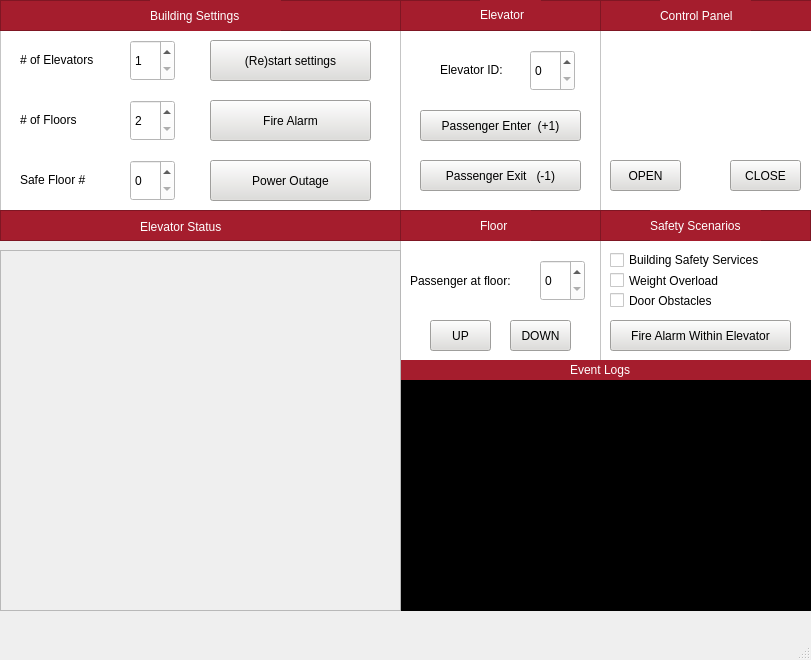
<?xml version="1.0" encoding="UTF-8"?>
<ui version="4.0">
 <class>MainWindow</class>
 <widget class="QMainWindow" name="MainWindow">
  <property name="geometry">
   <rect>
    <x>0</x>
    <y>0</y>
    <width>811</width>
    <height>660</height>
   </rect>
  </property>
  <property name="windowTitle">
   <string>MainWindow</string>
  </property>
  <widget class="QWidget" name="centralwidget">
   <widget class="QFrame" name="setupFrame">
    <property name="geometry">
     <rect>
      <x>0</x>
      <y>30</y>
      <width>401</width>
      <height>191</height>
     </rect>
    </property>
    <property name="styleSheet">
     <string notr="true">background-color: rgb(255, 255, 255);</string>
    </property>
    <property name="frameShape">
     <enum>QFrame::StyledPanel</enum>
    </property>
    <property name="frameShadow">
     <enum>QFrame::Raised</enum>
    </property>
    <widget class="QLabel" name="numElevatorsLabel">
     <property name="geometry">
      <rect>
       <x>20</x>
       <y>20</y>
       <width>91</width>
       <height>20</height>
      </rect>
     </property>
     <property name="text">
      <string># of Elevators</string>
     </property>
    </widget>
    <widget class="QLabel" name="numFloorsLabel">
     <property name="geometry">
      <rect>
       <x>20</x>
       <y>80</y>
       <width>81</width>
       <height>20</height>
      </rect>
     </property>
     <property name="text">
      <string># of Floors</string>
     </property>
    </widget>
    <widget class="QSpinBox" name="numElevatorsSpin">
     <property name="geometry">
      <rect>
       <x>130</x>
       <y>10</y>
       <width>45</width>
       <height>41</height>
      </rect>
     </property>
     <property name="minimum">
      <number>1</number>
     </property>
     <property name="maximum">
      <number>4</number>
     </property>
    </widget>
    <widget class="QSpinBox" name="numFloorsSpin">
     <property name="geometry">
      <rect>
       <x>130</x>
       <y>70</y>
       <width>45</width>
       <height>41</height>
      </rect>
     </property>
     <property name="minimum">
      <number>2</number>
     </property>
     <property name="maximum">
      <number>8</number>
     </property>
    </widget>
    <widget class="QLabel" name="safeFloorLabel">
     <property name="geometry">
      <rect>
       <x>20</x>
       <y>140</y>
       <width>81</width>
       <height>20</height>
      </rect>
     </property>
     <property name="text">
      <string>Safe Floor #</string>
     </property>
    </widget>
    <widget class="QSpinBox" name="safeFloorSpin">
     <property name="geometry">
      <rect>
       <x>130</x>
       <y>130</y>
       <width>45</width>
       <height>41</height>
      </rect>
     </property>
     <property name="minimum">
      <number>0</number>
     </property>
     <property name="maximum">
      <number>1</number>
     </property>
    </widget>
    <widget class="QPushButton" name="rebuildButton">
     <property name="geometry">
      <rect>
       <x>210</x>
       <y>10</y>
       <width>161</width>
       <height>41</height>
      </rect>
     </property>
     <property name="styleSheet">
      <string notr="true">background-color: rgb(222, 221, 218);</string>
     </property>
     <property name="text">
      <string>(Re)start settings</string>
     </property>
    </widget>
    <widget class="QPushButton" name="fireAlarmButton">
     <property name="geometry">
      <rect>
       <x>210</x>
       <y>70</y>
       <width>161</width>
       <height>41</height>
      </rect>
     </property>
     <property name="styleSheet">
      <string notr="true">background-color: rgb(222, 221, 218);</string>
     </property>
     <property name="text">
      <string>Fire Alarm</string>
     </property>
    </widget>
    <widget class="QPushButton" name="outageButton">
     <property name="geometry">
      <rect>
       <x>210</x>
       <y>130</y>
       <width>161</width>
       <height>41</height>
      </rect>
     </property>
     <property name="styleSheet">
      <string notr="true">background-color: rgb(222, 221, 218);</string>
     </property>
     <property name="text">
      <string>Power Outage</string>
     </property>
    </widget>
   </widget>
   <widget class="QFrame" name="currentElevatorFrame">
    <property name="geometry">
     <rect>
      <x>400</x>
      <y>0</y>
      <width>201</width>
      <height>361</height>
     </rect>
    </property>
    <property name="styleSheet">
     <string notr="true">background-color: rgb(255, 255, 255);</string>
    </property>
    <property name="frameShape">
     <enum>QFrame::StyledPanel</enum>
    </property>
    <property name="frameShadow">
     <enum>QFrame::Raised</enum>
    </property>
    <widget class="QFrame" name="currentElevatorTitle">
     <property name="geometry">
      <rect>
       <x>0</x>
       <y>0</y>
       <width>201</width>
       <height>31</height>
      </rect>
     </property>
     <property name="styleSheet">
      <string notr="true">background-color: rgb(165, 29, 45);</string>
     </property>
     <property name="frameShape">
      <enum>QFrame::StyledPanel</enum>
     </property>
     <property name="frameShadow">
      <enum>QFrame::Raised</enum>
     </property>
     <widget class="QLabel" name="currentElevatorLabel">
      <property name="geometry">
       <rect>
        <x>80</x>
        <y>-1</y>
        <width>61</width>
        <height>31</height>
       </rect>
      </property>
      <property name="palette">
       <palette>
        <active>
         <colorrole role="WindowText">
          <brush brushstyle="SolidPattern">
           <color alpha="255">
            <red>255</red>
            <green>255</green>
            <blue>255</blue>
           </color>
          </brush>
         </colorrole>
         <colorrole role="Button">
          <brush brushstyle="SolidPattern">
           <color alpha="255">
            <red>165</red>
            <green>29</green>
            <blue>45</blue>
           </color>
          </brush>
         </colorrole>
         <colorrole role="Text">
          <brush brushstyle="SolidPattern">
           <color alpha="255">
            <red>255</red>
            <green>255</green>
            <blue>255</blue>
           </color>
          </brush>
         </colorrole>
         <colorrole role="ButtonText">
          <brush brushstyle="SolidPattern">
           <color alpha="255">
            <red>255</red>
            <green>255</green>
            <blue>255</blue>
           </color>
          </brush>
         </colorrole>
         <colorrole role="Base">
          <brush brushstyle="SolidPattern">
           <color alpha="255">
            <red>165</red>
            <green>29</green>
            <blue>45</blue>
           </color>
          </brush>
         </colorrole>
         <colorrole role="Window">
          <brush brushstyle="SolidPattern">
           <color alpha="255">
            <red>165</red>
            <green>29</green>
            <blue>45</blue>
           </color>
          </brush>
         </colorrole>
         <colorrole role="PlaceholderText">
          <brush brushstyle="SolidPattern">
           <color alpha="255">
            <red>255</red>
            <green>255</green>
            <blue>255</blue>
           </color>
          </brush>
         </colorrole>
        </active>
        <inactive>
         <colorrole role="WindowText">
          <brush brushstyle="SolidPattern">
           <color alpha="255">
            <red>255</red>
            <green>255</green>
            <blue>255</blue>
           </color>
          </brush>
         </colorrole>
         <colorrole role="Button">
          <brush brushstyle="SolidPattern">
           <color alpha="255">
            <red>165</red>
            <green>29</green>
            <blue>45</blue>
           </color>
          </brush>
         </colorrole>
         <colorrole role="Text">
          <brush brushstyle="SolidPattern">
           <color alpha="255">
            <red>255</red>
            <green>255</green>
            <blue>255</blue>
           </color>
          </brush>
         </colorrole>
         <colorrole role="ButtonText">
          <brush brushstyle="SolidPattern">
           <color alpha="255">
            <red>255</red>
            <green>255</green>
            <blue>255</blue>
           </color>
          </brush>
         </colorrole>
         <colorrole role="Base">
          <brush brushstyle="SolidPattern">
           <color alpha="255">
            <red>165</red>
            <green>29</green>
            <blue>45</blue>
           </color>
          </brush>
         </colorrole>
         <colorrole role="Window">
          <brush brushstyle="SolidPattern">
           <color alpha="255">
            <red>165</red>
            <green>29</green>
            <blue>45</blue>
           </color>
          </brush>
         </colorrole>
         <colorrole role="PlaceholderText">
          <brush brushstyle="SolidPattern">
           <color alpha="255">
            <red>255</red>
            <green>255</green>
            <blue>255</blue>
           </color>
          </brush>
         </colorrole>
        </inactive>
        <disabled>
         <colorrole role="WindowText">
          <brush brushstyle="SolidPattern">
           <color alpha="255">
            <red>255</red>
            <green>255</green>
            <blue>255</blue>
           </color>
          </brush>
         </colorrole>
         <colorrole role="Button">
          <brush brushstyle="SolidPattern">
           <color alpha="255">
            <red>165</red>
            <green>29</green>
            <blue>45</blue>
           </color>
          </brush>
         </colorrole>
         <colorrole role="Text">
          <brush brushstyle="SolidPattern">
           <color alpha="255">
            <red>255</red>
            <green>255</green>
            <blue>255</blue>
           </color>
          </brush>
         </colorrole>
         <colorrole role="ButtonText">
          <brush brushstyle="SolidPattern">
           <color alpha="255">
            <red>255</red>
            <green>255</green>
            <blue>255</blue>
           </color>
          </brush>
         </colorrole>
         <colorrole role="Base">
          <brush brushstyle="SolidPattern">
           <color alpha="255">
            <red>165</red>
            <green>29</green>
            <blue>45</blue>
           </color>
          </brush>
         </colorrole>
         <colorrole role="Window">
          <brush brushstyle="SolidPattern">
           <color alpha="255">
            <red>165</red>
            <green>29</green>
            <blue>45</blue>
           </color>
          </brush>
         </colorrole>
         <colorrole role="PlaceholderText">
          <brush brushstyle="SolidPattern">
           <color alpha="255">
            <red>255</red>
            <green>255</green>
            <blue>255</blue>
           </color>
          </brush>
         </colorrole>
        </disabled>
       </palette>
      </property>
      <property name="styleSheet">
       <string notr="true">color: rgb(255, 255, 255);</string>
      </property>
      <property name="text">
       <string>Elevator</string>
      </property>
     </widget>
    </widget>
    <widget class="QFrame" name="floorPanelTitle">
     <property name="geometry">
      <rect>
       <x>0</x>
       <y>210</y>
       <width>201</width>
       <height>31</height>
      </rect>
     </property>
     <property name="styleSheet">
      <string notr="true">background-color: rgb(165, 29, 45);</string>
     </property>
     <property name="frameShape">
      <enum>QFrame::StyledPanel</enum>
     </property>
     <property name="frameShadow">
      <enum>QFrame::Raised</enum>
     </property>
     <widget class="QLabel" name="floorPanelLabel">
      <property name="geometry">
       <rect>
        <x>80</x>
        <y>0</y>
        <width>51</width>
        <height>31</height>
       </rect>
      </property>
      <property name="styleSheet">
       <string notr="true">color: rgb(255, 255, 255);</string>
      </property>
      <property name="text">
       <string>Floor</string>
      </property>
     </widget>
    </widget>
    <widget class="QLabel" name="elevatorSelectionLabel">
     <property name="geometry">
      <rect>
       <x>40</x>
       <y>60</y>
       <width>81</width>
       <height>20</height>
      </rect>
     </property>
     <property name="text">
      <string>Elevator ID:</string>
     </property>
    </widget>
    <widget class="QSpinBox" name="elevatorSelectionSpin">
     <property name="geometry">
      <rect>
       <x>130</x>
       <y>50</y>
       <width>45</width>
       <height>41</height>
      </rect>
     </property>
     <property name="minimum">
      <number>0</number>
     </property>
     <property name="maximum">
      <number>3</number>
     </property>
    </widget>
    <widget class="QPushButton" name="passengerEnterButton">
     <property name="geometry">
      <rect>
       <x>20</x>
       <y>110</y>
       <width>161</width>
       <height>31</height>
      </rect>
     </property>
     <property name="styleSheet">
      <string notr="true">background-color: rgb(222, 221, 218);</string>
     </property>
     <property name="text">
      <string>Passenger Enter  (+1)</string>
     </property>
    </widget>
    <widget class="QPushButton" name="passengerExitButton">
     <property name="geometry">
      <rect>
       <x>20</x>
       <y>160</y>
       <width>161</width>
       <height>31</height>
      </rect>
     </property>
     <property name="styleSheet">
      <string notr="true">background-color: rgb(222, 221, 218);</string>
     </property>
     <property name="text">
      <string>Passenger Exit   (-1)</string>
     </property>
    </widget>
    <widget class="QPushButton" name="directionUp">
     <property name="geometry">
      <rect>
       <x>30</x>
       <y>320</y>
       <width>61</width>
       <height>31</height>
      </rect>
     </property>
     <property name="styleSheet">
      <string notr="true">background-color: rgb(222, 221, 218);</string>
     </property>
     <property name="text">
      <string>UP</string>
     </property>
    </widget>
    <widget class="QLabel" name="fromFloorLabel">
     <property name="geometry">
      <rect>
       <x>10</x>
       <y>260</y>
       <width>121</width>
       <height>41</height>
      </rect>
     </property>
     <property name="text">
      <string>Passenger at floor:</string>
     </property>
    </widget>
    <widget class="QSpinBox" name="fromFloorSpin">
     <property name="geometry">
      <rect>
       <x>140</x>
       <y>260</y>
       <width>45</width>
       <height>41</height>
      </rect>
     </property>
     <property name="minimum">
      <number>0</number>
     </property>
     <property name="maximum">
      <number>7</number>
     </property>
    </widget>
    <widget class="QPushButton" name="directionDown">
     <property name="geometry">
      <rect>
       <x>110</x>
       <y>320</y>
       <width>61</width>
       <height>31</height>
      </rect>
     </property>
     <property name="styleSheet">
      <string notr="true">background-color: rgb(222, 221, 218);</string>
     </property>
     <property name="text">
      <string>DOWN</string>
     </property>
    </widget>
   </widget>
   <widget class="QFrame" name="controlPanelFrame">
    <property name="geometry">
     <rect>
      <x>600</x>
      <y>0</y>
      <width>221</width>
      <height>361</height>
     </rect>
    </property>
    <property name="styleSheet">
     <string notr="true">background-color: rgb(255, 255, 255);</string>
    </property>
    <property name="frameShape">
     <enum>QFrame::StyledPanel</enum>
    </property>
    <property name="frameShadow">
     <enum>QFrame::Raised</enum>
    </property>
    <widget class="QFrame" name="controlPanelTitle">
     <property name="geometry">
      <rect>
       <x>0</x>
       <y>0</y>
       <width>221</width>
       <height>31</height>
      </rect>
     </property>
     <property name="styleSheet">
      <string notr="true">background-color: rgb(165, 29, 45);</string>
     </property>
     <property name="frameShape">
      <enum>QFrame::StyledPanel</enum>
     </property>
     <property name="frameShadow">
      <enum>QFrame::Raised</enum>
     </property>
     <widget class="QLabel" name="controlPanelLabel">
      <property name="geometry">
       <rect>
        <x>60</x>
        <y>0</y>
        <width>91</width>
        <height>31</height>
       </rect>
      </property>
      <property name="styleSheet">
       <string notr="true">color: rgb(255, 255, 255);</string>
      </property>
      <property name="text">
       <string>Control Panel</string>
      </property>
     </widget>
    </widget>
    <widget class="QFrame" name="safetyTestTitle">
     <property name="geometry">
      <rect>
       <x>0</x>
       <y>210</y>
       <width>211</width>
       <height>31</height>
      </rect>
     </property>
     <property name="styleSheet">
      <string notr="true">background-color: rgb(165, 29, 45);</string>
     </property>
     <property name="frameShape">
      <enum>QFrame::StyledPanel</enum>
     </property>
     <property name="frameShadow">
      <enum>QFrame::Raised</enum>
     </property>
     <widget class="QLabel" name="safetyTestLabel">
      <property name="geometry">
       <rect>
        <x>50</x>
        <y>0</y>
        <width>111</width>
        <height>31</height>
       </rect>
      </property>
      <property name="styleSheet">
       <string notr="true">color: rgb(255, 255, 255);</string>
      </property>
      <property name="text">
       <string>Safety Scenarios</string>
      </property>
     </widget>
    </widget>
    <widget class="QCheckBox" name="testOverload">
     <property name="geometry">
      <rect>
       <x>10</x>
       <y>270</y>
       <width>171</width>
       <height>21</height>
      </rect>
     </property>
     <property name="text">
      <string>Weight Overload</string>
     </property>
    </widget>
    <widget class="QCheckBox" name="testObstacle">
     <property name="geometry">
      <rect>
       <x>10</x>
       <y>290</y>
       <width>161</width>
       <height>21</height>
      </rect>
     </property>
     <property name="text">
      <string>Door Obstacles</string>
     </property>
    </widget>
    <widget class="QCheckBox" name="toggleBuildingSafety">
     <property name="geometry">
      <rect>
       <x>10</x>
       <y>250</y>
       <width>171</width>
       <height>20</height>
      </rect>
     </property>
     <property name="text">
      <string>Building Safety Services</string>
     </property>
    </widget>
    <widget class="QPushButton" name="doorOpenButton">
     <property name="geometry">
      <rect>
       <x>10</x>
       <y>160</y>
       <width>71</width>
       <height>31</height>
      </rect>
     </property>
     <property name="styleSheet">
      <string notr="true">background-color: rgb(222, 221, 218);</string>
     </property>
     <property name="text">
      <string>OPEN</string>
     </property>
    </widget>
    <widget class="QPushButton" name="doorCloseButton">
     <property name="geometry">
      <rect>
       <x>130</x>
       <y>160</y>
       <width>71</width>
       <height>31</height>
      </rect>
     </property>
     <property name="styleSheet">
      <string notr="true">background-color: rgb(222, 221, 218);</string>
     </property>
     <property name="text">
      <string>CLOSE</string>
     </property>
    </widget>
    <widget class="QPushButton" name="localFireAlarmButton">
     <property name="geometry">
      <rect>
       <x>10</x>
       <y>320</y>
       <width>181</width>
       <height>31</height>
      </rect>
     </property>
     <property name="styleSheet">
      <string notr="true">background-color: rgb(222, 221, 218);</string>
     </property>
     <property name="text">
      <string>Fire Alarm Within Elevator</string>
     </property>
    </widget>
    <widget class="QWidget" name="gridLayoutWidget">
     <property name="geometry">
      <rect>
       <x>10</x>
       <y>40</y>
       <width>191</width>
       <height>111</height>
      </rect>
     </property>
     <layout class="QGridLayout" name="controlPanelLayout"/>
    </widget>
   </widget>
   <widget class="QFrame" name="eventLogFrame">
    <property name="geometry">
     <rect>
      <x>400</x>
      <y>360</y>
      <width>421</width>
      <height>251</height>
     </rect>
    </property>
    <property name="frameShape">
     <enum>QFrame::StyledPanel</enum>
    </property>
    <property name="frameShadow">
     <enum>QFrame::Raised</enum>
    </property>
    <widget class="QPlainTextEdit" name="eventLog">
     <property name="geometry">
      <rect>
       <x>0</x>
       <y>20</y>
       <width>421</width>
       <height>231</height>
      </rect>
     </property>
     <property name="font">
      <font>
       <pointsize>10</pointsize>
       <weight>50</weight>
       <bold>false</bold>
      </font>
     </property>
     <property name="autoFillBackground">
      <bool>false</bool>
     </property>
     <property name="styleSheet">
      <string notr="true">color: white; background-color: black;</string>
     </property>
     <property name="readOnly">
      <bool>true</bool>
     </property>
     <property name="placeholderText">
      <string/>
     </property>
    </widget>
    <widget class="QFrame" name="eventLogTitle">
     <property name="geometry">
      <rect>
       <x>0</x>
       <y>-10</y>
       <width>421</width>
       <height>31</height>
      </rect>
     </property>
     <property name="styleSheet">
      <string notr="true">background-color: rgb(165, 29, 45);</string>
     </property>
     <property name="frameShape">
      <enum>QFrame::StyledPanel</enum>
     </property>
     <property name="frameShadow">
      <enum>QFrame::Raised</enum>
     </property>
     <widget class="QLabel" name="eventLogTitleLabel">
      <property name="geometry">
       <rect>
        <x>170</x>
        <y>10</y>
        <width>131</width>
        <height>20</height>
       </rect>
      </property>
      <property name="styleSheet">
       <string notr="true">color: rgb(255, 255, 255);</string>
      </property>
      <property name="text">
       <string>Event Logs</string>
      </property>
     </widget>
    </widget>
    <zorder>eventLogTitle</zorder>
    <zorder>eventLog</zorder>
   </widget>
   <widget class="QFrame" name="settingsTitle">
    <property name="geometry">
     <rect>
      <x>0</x>
      <y>0</y>
      <width>401</width>
      <height>31</height>
     </rect>
    </property>
    <property name="palette">
     <palette>
      <active>
       <colorrole role="Button">
        <brush brushstyle="SolidPattern">
         <color alpha="255">
          <red>165</red>
          <green>29</green>
          <blue>45</blue>
         </color>
        </brush>
       </colorrole>
       <colorrole role="Base">
        <brush brushstyle="SolidPattern">
         <color alpha="255">
          <red>165</red>
          <green>29</green>
          <blue>45</blue>
         </color>
        </brush>
       </colorrole>
       <colorrole role="Window">
        <brush brushstyle="SolidPattern">
         <color alpha="255">
          <red>165</red>
          <green>29</green>
          <blue>45</blue>
         </color>
        </brush>
       </colorrole>
      </active>
      <inactive>
       <colorrole role="Button">
        <brush brushstyle="SolidPattern">
         <color alpha="255">
          <red>165</red>
          <green>29</green>
          <blue>45</blue>
         </color>
        </brush>
       </colorrole>
       <colorrole role="Base">
        <brush brushstyle="SolidPattern">
         <color alpha="255">
          <red>165</red>
          <green>29</green>
          <blue>45</blue>
         </color>
        </brush>
       </colorrole>
       <colorrole role="Window">
        <brush brushstyle="SolidPattern">
         <color alpha="255">
          <red>165</red>
          <green>29</green>
          <blue>45</blue>
         </color>
        </brush>
       </colorrole>
      </inactive>
      <disabled>
       <colorrole role="Button">
        <brush brushstyle="SolidPattern">
         <color alpha="255">
          <red>165</red>
          <green>29</green>
          <blue>45</blue>
         </color>
        </brush>
       </colorrole>
       <colorrole role="Base">
        <brush brushstyle="SolidPattern">
         <color alpha="255">
          <red>165</red>
          <green>29</green>
          <blue>45</blue>
         </color>
        </brush>
       </colorrole>
       <colorrole role="Window">
        <brush brushstyle="SolidPattern">
         <color alpha="255">
          <red>165</red>
          <green>29</green>
          <blue>45</blue>
         </color>
        </brush>
       </colorrole>
      </disabled>
     </palette>
    </property>
    <property name="autoFillBackground">
     <bool>false</bool>
    </property>
    <property name="styleSheet">
     <string notr="true">background-color: rgb(165, 29, 45);</string>
    </property>
    <property name="frameShape">
     <enum>QFrame::StyledPanel</enum>
    </property>
    <property name="frameShadow">
     <enum>QFrame::Raised</enum>
    </property>
    <widget class="QLabel" name="settingsTitleLabel">
     <property name="geometry">
      <rect>
       <x>150</x>
       <y>0</y>
       <width>131</width>
       <height>31</height>
      </rect>
     </property>
     <property name="styleSheet">
      <string notr="true">color: rgb(255, 255, 255);</string>
     </property>
     <property name="text">
      <string>Building Settings</string>
     </property>
    </widget>
   </widget>
   <widget class="QFrame" name="elevatorStatusFrame">
    <property name="geometry">
     <rect>
      <x>0</x>
      <y>250</y>
      <width>401</width>
      <height>361</height>
     </rect>
    </property>
    <property name="autoFillBackground">
     <bool>true</bool>
    </property>
    <property name="frameShape">
     <enum>QFrame::StyledPanel</enum>
    </property>
    <property name="frameShadow">
     <enum>QFrame::Raised</enum>
    </property>
    <widget class="QWidget" name="verticalLayoutWidget">
     <property name="geometry">
      <rect>
       <x>20</x>
       <y>10</y>
       <width>361</width>
       <height>221</height>
      </rect>
     </property>
     <layout class="QVBoxLayout" name="elevatorStatusLayout"/>
    </widget>
   </widget>
   <widget class="QFrame" name="elevatorStatusTitle">
    <property name="geometry">
     <rect>
      <x>0</x>
      <y>210</y>
      <width>401</width>
      <height>31</height>
     </rect>
    </property>
    <property name="styleSheet">
     <string notr="true">background-color: rgb(165, 29, 45);</string>
    </property>
    <property name="frameShape">
     <enum>QFrame::StyledPanel</enum>
    </property>
    <property name="frameShadow">
     <enum>QFrame::Raised</enum>
    </property>
    <widget class="QLabel" name="elevatorStatusTitleLabel">
     <property name="geometry">
      <rect>
       <x>140</x>
       <y>6</y>
       <width>111</width>
       <height>21</height>
      </rect>
     </property>
     <property name="styleSheet">
      <string notr="true">color: rgb(255, 255, 255);</string>
     </property>
     <property name="text">
      <string>Elevator Status</string>
     </property>
    </widget>
   </widget>
  </widget>
  <widget class="QStatusBar" name="statusbar"/>
  <widget class="QMenuBar" name="menubar">
   <property name="geometry">
    <rect>
     <x>0</x>
     <y>0</y>
     <width>811</width>
     <height>22</height>
    </rect>
   </property>
  </widget>
 </widget>
 <resources/>
 <connections/>
</ui>
